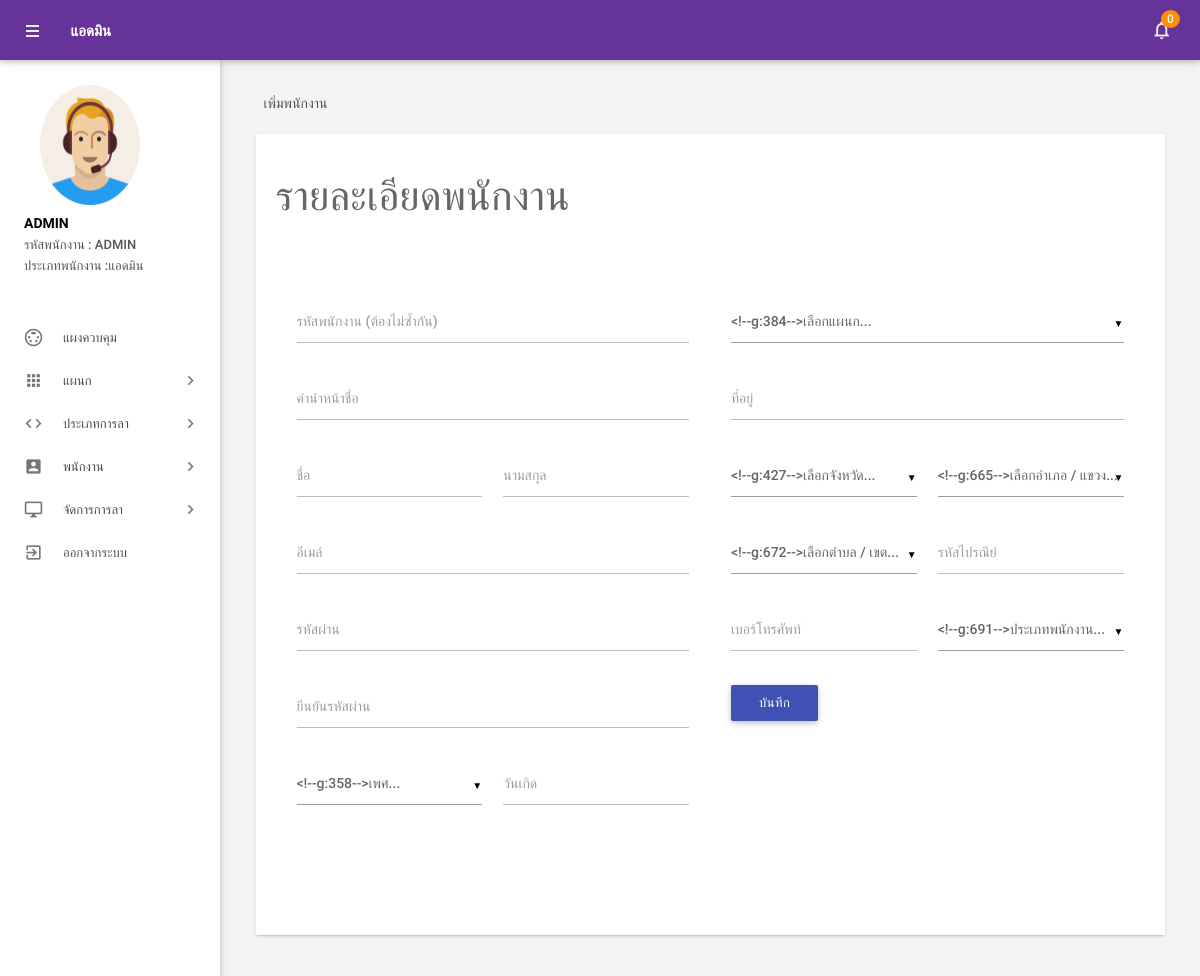
The page /admin/addemployee.php (signed in) on the database its author committed.
### tables this page shows
CREATE TABLE `picture` (
  `id` int(11) NOT NULL,
  `path` text NOT NULL,
  `eid` int(11) NOT NULL
);

CREATE TABLE `tblemployees` (
  `id` int(11) NOT NULL,
  `EmpId` varchar(100) NOT NULL,
  `Prefix` varchar(100) NOT NULL,
  `FirstName` varchar(150) NOT NULL,
  `LastName` varchar(150) NOT NULL,
  `EmailId` varchar(200) NOT NULL,
  `Password` varchar(180) NOT NULL,
  `Gender` enum('ชาย','หญิง','อื่นๆ') NOT NULL,
  `Dob` varchar(100) NOT NULL,
  `Department` varchar(255) NOT NULL,
  `Address` varchar(255) NOT NULL,
  `provinces` varchar(200) NOT NULL,
  `amphures` varchar(100) NOT NULL,
  `districts` varchar(150) NOT NULL,
  `zip_code` text NOT NULL,
  `Phonenumber` char(11) NOT NULL,
  `Status` int(1) NOT NULL,
  `Type_Employee` enum('พนักงานทั่วไป','แอดมิน') NOT NULL,
  `RegDate` timestamp NOT NULL DEFAULT current_timestamp()
);

### admin/addemployee.php (the view, shortened to what this page needs)
<?php
include('includes/config.php');
if (strlen($_SESSION['alogin']) == 0) {
    header('location:index.php');
} else {
?>
<!DOCTYPE html>
<html lang="th">
<head>
    <link type="text/css" rel="stylesheet" href="../assets/plugins/materialize/css/materialize.min.css" />
    <link href="../assets/plugins/material-preloader/css/materialPreloader.min.css" rel="stylesheet">
    <link href="../assets/css/alpha.min.css" rel="stylesheet" type="text/css" />
    <link href="../assets/css/custom.css" rel="stylesheet" type="text/css" />
</head>
<body>
    <?php include('includes/header.php'); ?>
    <?php include('includes/sidebar.php'); ?>
    <main class="mn-inner">
        <div class="row">
            <div class="col s12">
                <div class="page-title">เพิ่มพนักงาน</div>
            </div>
            <div class="col s12 m12 l12">
                <div class="card">
                    <div class="card-content">
                        <form id="example-form" method="post" name="addemp" enctype="multipart/form-data">
                            <div>
                                <h3>รายละเอียดพนักงาน</h3>
                                <section>
                                    <div class="wizard-content">
                                        <div class="row">
                                            <div class="col m6">
                                                <div class="row">
                                                    <div class="input-field col  s12">
                                                        <label for="empcode">รหัสพนักงาน (ต้องไม่ซ้ำกัน)</label>
                                                        <input name="empcode" id="empcode"
                                                            onBlur="checkAvailabilityEmpid()" type="text"
                                                            autocomplete="off" required>
                                                    </div>
                                                    <div class="input-field col  s12">
                                                        <label for="prefix">คำนำหน้าชื่อ</label>
                                                        <input id="prefix" name="prefix" type="text" required>
                                                    </div>
                                                    <div class="input-field col m6 s12">
                                                        <label for="firstName">ชื่อ</label>
                                                        <input id="firstName" name="firstName" type="text" required>
                                                    </div>
                                                    <div class="input-field col m6 s12">
                                                        <label for="lastName">นามสกุล</label>
                                                        <input id="lastName" name="lastName" type="text"
                                                            autocomplete="off" required>
                                                    </div>
                                                    <div class="input-field col s12">
                                                        <label for="email">อีเมล์</label>
                                                        <input name="email" type="email" id="email"
                                                            onBlur="checkAvailabilityEmailid()" autocomplete="off"
                                                            required>
                                                    </div>
                                                    <div class="input-field col s12">
                                                        <label for="password">รหัสผ่าน</label>
                                                        <input id="password" name="password" type="password"
                                                            autocomplete="off" required>
                                                    </div>
                                                    <div class="input-field col s12">
                                                        <label for="confirm">ยีนยันรหัสผ่าน</label>
                                                        <input id="confirm" name="confirmpassword" type="password"
                                                            autocomplete="off" required>
                                                    </div>
                                                    <div class="input-field col m6 s12">
                                                    </div>
                                                    <div class="input-field col m6 s12">
                                                        <label for="birthdate">วันเกิด</label>
                                                        <input id="birthdate" name="dob" type="date" class="datepicker"
                                                            autocomplete="off" required>
                                                    </div>
                                                </div>
                                            </div>
                                            <div class="col m6">
                                                <div class="row">
                                                    <div class="input-field col  s12">
                                                    </div>
                                                    <div class=" input-field col s12">
                                                        <label for="address">ที่อยู่</label>
                                                        <input id="address" name="address" type="text"
                                                            autocomplete="off" required>
                                                    </div>
                                                    <div class="input-field col m6 s12">
                                                    </div>
                                                    <div class="input-field col m6 s12">
                                                    </div>
                                                    <div class="input-field col m6 s12">
                                                    </div>
                                                    <div class="input-field col m6 s12">
                                                        <label id="label_zip_code" for="zip_code">รหัสไปรณีย์</label>
                                                        <input id="zip_code" name="zip_code" type="text"
                                                            autocomplete="off" required>
                                                    </div>
                                                    <div class="input-field col m6 s12">
                                                        <label for="phone">เบอร์โทรศัพท์</label>
                                                        <input id="phone" name="mobileno" type="tel" maxlength="10"
                                                            autocomplete="off" required>
                                                    </div>
                                                    <div class="input-field col m6 s12">
                                                    </div>
                                                    <div class="input-field col s12">
                                                        <button type="submit" name="add" onclick="return valid();"
                                                            id="add"
                                                            class="waves-effect waves-light btn indigo m-b-xs">บันทึก</button>
                                                    </div>
                                                </div>
                                            </div>
                                        </div>
                                    </div>
                                </section>
                            </div>
                        </form>
                    </div>
                </div>
            </div>
        </div>
    </main>
    </div>
    <div class="left-sidebar-hover"></div>
</body>
</html>
<?php } ?>

### admin/includes/sidebar.php (shortened to what this page needs)
     <aside id="slide-out" class="side-nav white fixed">
         <div class="side-nav-wrapper">
             <div class="sidebar-profile">
                 <div class="sidebar-profile-image">
                     <?php
                        $eid = $_SESSION['eid'];
                        $sql2 = "SELECT * from  tblemployees left join picture on picture.eid = tblemployees.id where tblemployees.id  =:eid order by picture.id desc";
                        $query2 = $dbh->prepare($sql2);
                        $query2->bindParam(':eid', $eid, PDO::PARAM_STR);
                        $query2->execute();
                        $results2 = $query2->fetch(PDO::FETCH_ASSOC);
                        if
                        (!is_null($results2['path'])){
                            $image_src = (isset($_SERVER['HTTPS']) && $_SERVER['HTTPS'] === 'on' ? "https" : "http") . "://$_SERVER[HTTP_HOST]/elms/images/" . $results2['path'];
                        }
                        else{
                            $image_src = (isset($_SERVER['HTTPS']) && $_SERVER['HTTPS'] === 'on' ? "https" : "http") . "://$_SERVER[HTTP_HOST]/elms/images/default.png" ;
                        }
?>
                     <a
                         href="form-images.php?eid=<?= $_SESSION['eid'] ?>&redirecturl=<?=(isset($_SERVER['HTTPS']) && $_SERVER['HTTPS'] === 'on' ? "https" : "http") . "://$_SERVER[HTTP_HOST]$_SERVER[REQUEST_URI]";?>"><img
                             src="<?= $image_src  ?>" alt=""></a>
                 </div>
                 <div class="sidebar-profile-info">
                     <?php
                        $eid = $_SESSION['eid'];
                        $sql = "SELECT FirstName,LastName,EmpId,Type_Employee,Prefix from  tblemployees where id=:eid";
                        $query = $dbh->prepare($sql);
                        $query->bindParam(':eid', $eid, PDO::PARAM_STR);
                        $query->execute();
                        $results = $query->fetchAll(PDO::FETCH_OBJ);
                        if ($query->rowCount() > 0) {
                            foreach ($results as $result) {               ?>
                     <p><?php echo htmlentities($result->Prefix . " " . $result->FirstName . " " . $result->LastName); ?>
                     </p>
                     <span>รหัสพนักงาน : </span><span><?php echo htmlentities($result->EmpId) ?></span> <br>
                     <span>ประเภทพนักงาน :<?php echo htmlentities($result->Type_Employee) ?></span>
                     <?php }
                        } ?>
                 </div>
             </div>
             <ul class="sidebar-menu collapsible collapsible-accordion" data-collapsible="accordion">
                 <li class="no-padding"><a class="waves-effect waves-grey" href="dashboard.php"><i
                             class="material-icons">settings_input_svideo</i>แผงควบคุม</a></li>
                 <li class="no-padding">
                     <a class="collapsible-header waves-effect waves-grey"><i class="material-icons">apps</i>แผนก<i
                             class="nav-drop-icon material-icons">keyboard_arrow_right</i></a>
                 </li>
                 <li class="no-padding">
                     <a class="collapsible-header waves-effect waves-grey"><i
                             class="material-icons">code</i>ประเภทการลา<i
                             class="nav-drop-icon material-icons">keyboard_arrow_right</i></a>
                 </li>
                 <li class="no-padding">
                     <a class="collapsible-header waves-effect waves-grey"><i
                             class="material-icons">account_box</i>พนักงาน<i
                             class="nav-drop-icon material-icons">keyboard_arrow_right</i></a>
                 </li>
                 <li class="no-padding">
                     <a class="collapsible-header waves-effect waves-grey"><i
                             class="material-icons">desktop_windows</i>จัดการการลา<i
                             class="nav-drop-icon material-icons">keyboard_arrow_right</i></a>
                 </li>
                 <li class="no-padding">
                     <a class="waves-effect waves-grey" href="logout.php"><i
                             class="material-icons">exit_to_app</i>ออกจากระบบ</a>
                 </li>
             </ul>
         </div>
     </aside>

### rows shown on the page
picture: path (placeholder picture)
tblemployees: Prefix+FirstName+LastName "ADMIN", EmpId "ADMIN", Type_Employee "แอดมิน"

### other values the page prints
$unreadcount "0"
